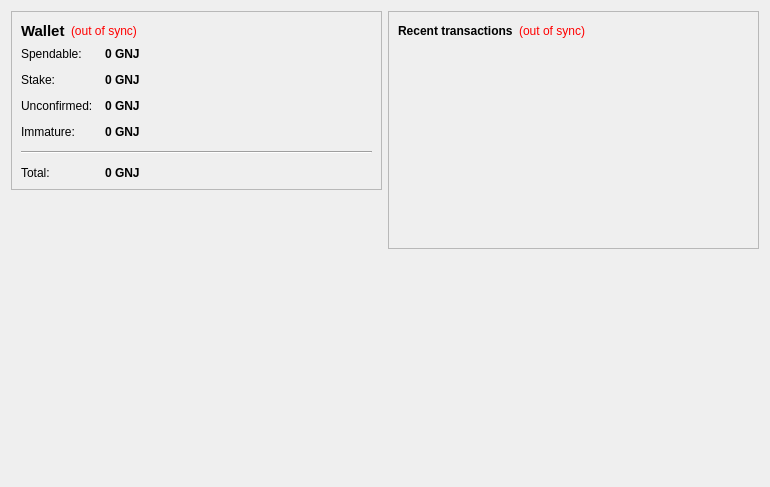
<?xml version="1.0" encoding="UTF-8"?>
<ui version="4.0">
 <class>OverviewPage</class>
 <widget class="QWidget" name="OverviewPage">
  <property name="geometry">
   <rect>
    <x>0</x>
    <y>0</y>
    <width>770</width>
    <height>487</height>
   </rect>
  </property>
  <property name="windowTitle">
   <string>Form</string>
  </property>
  <layout class="QHBoxLayout" name="horizontalLayout" stretch="1,1">
   <item>
    <layout class="QVBoxLayout" name="verticalLayout_2">
     <item>
      <widget class="QFrame" name="frame">
       <property name="frameShape">
        <enum>QFrame::StyledPanel</enum>
       </property>
       <property name="frameShadow">
        <enum>QFrame::Raised</enum>
       </property>
       <layout class="QVBoxLayout" name="verticalLayout_4">
        <item>
         <layout class="QHBoxLayout" name="horizontalLayout_4">
          <item>
           <widget class="QLabel" name="label_5">
            <property name="font">
             <font>
              <pointsize>11</pointsize>
              <weight>75</weight>
              <bold>true</bold>
             </font>
            </property>
            <property name="text">
             <string>Wallet</string>
            </property>
           </widget>
          </item>
          <item>
           <widget class="QLabel" name="labelWalletStatus">
            <property name="toolTip">
             <string>The displayed information may be out of date. Your wallet automatically synchronizes with the bitmo network after a connection is established, but this process has not completed yet.</string>
            </property>
            <property name="styleSheet">
             <string notr="true">QLabel { color: red; }</string>
            </property>
            <property name="text">
             <string notr="true">(out of sync)</string>
            </property>
            <property name="alignment">
             <set>Qt::AlignLeading|Qt::AlignLeft|Qt::AlignVCenter</set>
            </property>
           </widget>
          </item>
          <item>
           <spacer name="horizontalSpacer_2">
            <property name="orientation">
             <enum>Qt::Horizontal</enum>
            </property>
            <property name="sizeHint" stdset="0">
             <size>
              <width>40</width>
              <height>20</height>
             </size>
            </property>
           </spacer>
          </item>
         </layout>
        </item>
        <item>
         <layout class="QFormLayout" name="formLayout_2">
          <property name="fieldGrowthPolicy">
           <enum>QFormLayout::AllNonFixedFieldsGrow</enum>
          </property>
          <property name="horizontalSpacing">
           <number>12</number>
          </property>
          <property name="verticalSpacing">
           <number>12</number>
          </property>
          <item row="0" column="0">
           <widget class="QLabel" name="label">
            <property name="text">
             <string>Spendable:</string>
            </property>
           </widget>
          </item>
          <item row="0" column="1">
           <widget class="QLabel" name="labelBalance">
            <property name="font">
             <font>
              <weight>75</weight>
              <bold>true</bold>
             </font>
            </property>
            <property name="cursor">
             <cursorShape>IBeamCursor</cursorShape>
            </property>
            <property name="toolTip">
             <string>Your current spendable balance</string>
            </property>
            <property name="text">
             <string notr="true">0 GNJ</string>
            </property>
            <property name="textInteractionFlags">
             <set>Qt::LinksAccessibleByMouse|Qt::TextSelectableByKeyboard|Qt::TextSelectableByMouse</set>
            </property>
           </widget>
          </item>
          <item row="1" column="0">
           <widget class="QLabel" name="label_6">
            <property name="text">
             <string>Stake:</string>
            </property>
           </widget>
          </item>
          <item row="1" column="1">
           <widget class="QLabel" name="labelStake">
            <property name="font">
             <font>
              <weight>75</weight>
              <bold>true</bold>
             </font>
            </property>
            <property name="cursor">
             <cursorShape>IBeamCursor</cursorShape>
            </property>
            <property name="toolTip">
             <string>Total of coins that was staked, and do not yet count toward the current balance</string>
            </property>
            <property name="text">
             <string notr="true">0 GNJ</string>
            </property>
            <property name="textInteractionFlags">
             <set>Qt::LinksAccessibleByMouse|Qt::TextSelectableByKeyboard|Qt::TextSelectableByMouse</set>
            </property>
           </widget>
          </item>
          <item row="2" column="0">
           <widget class="QLabel" name="label_3">
            <property name="text">
             <string>Unconfirmed:</string>
            </property>
           </widget>
          </item>
          <item row="2" column="1">
           <widget class="QLabel" name="labelUnconfirmed">
            <property name="font">
             <font>
              <weight>75</weight>
              <bold>true</bold>
             </font>
            </property>
            <property name="cursor">
             <cursorShape>IBeamCursor</cursorShape>
            </property>
            <property name="toolTip">
             <string>Total of transactions that have yet to be confirmed, and do not yet count toward the current balance</string>
            </property>
            <property name="text">
             <string notr="true">0 GNJ</string>
            </property>
            <property name="textInteractionFlags">
             <set>Qt::LinksAccessibleByMouse|Qt::TextSelectableByKeyboard|Qt::TextSelectableByMouse</set>
            </property>
           </widget>
          </item>
          <item row="3" column="0">
           <widget class="QLabel" name="labelImmatureText">
            <property name="text">
             <string>Immature:</string>
            </property>
           </widget>
          </item>
          <item row="3" column="1">
           <widget class="QLabel" name="labelImmature">
            <property name="font">
             <font>
              <weight>75</weight>
              <bold>true</bold>
             </font>
            </property>
            <property name="toolTip">
             <string>Mined balance that has not yet matured</string>
            </property>
            <property name="text">
             <string notr="true">0 GNJ</string>
            </property>
            <property name="textInteractionFlags">
             <set>Qt::LinksAccessibleByMouse|Qt::TextSelectableByKeyboard|Qt::TextSelectableByMouse</set>
            </property>
           </widget>
          </item>
          <item row="4" column="0" colspan="2">
           <widget class="Line" name="line">
            <property name="orientation">
             <enum>Qt::Horizontal</enum>
            </property>
           </widget>
          </item>
          <item row="5" column="0">
           <widget class="QLabel" name="labelTotalText">
            <property name="text">
             <string>Total:</string>
            </property>
           </widget>
          </item>
          <item row="5" column="1">
           <widget class="QLabel" name="labelTotal">
            <property name="font">
             <font>
              <weight>75</weight>
              <bold>true</bold>
             </font>
            </property>
            <property name="cursor">
             <cursorShape>IBeamCursor</cursorShape>
            </property>
            <property name="toolTip">
             <string>Your current total balance</string>
            </property>
            <property name="text">
             <string notr="true">0 GNJ</string>
            </property>
            <property name="textInteractionFlags">
             <set>Qt::LinksAccessibleByMouse|Qt::TextSelectableByKeyboard|Qt::TextSelectableByMouse</set>
            </property>
           </widget>
          </item>
         </layout>
        </item>
       </layout>
      </widget>
     </item>
     <item>
      <spacer name="verticalSpacer">
       <property name="orientation">
        <enum>Qt::Vertical</enum>
       </property>
       <property name="sizeHint" stdset="0">
        <size>
         <width>20</width>
         <height>40</height>
        </size>
       </property>
      </spacer>
     </item>
     <item>
      <widget class="QLabel" name="label_2">
       <property name="autoFillBackground">
        <bool>true</bool>
       </property>
       <property name="text">
        <string/>
       </property>
       <property name="pixmap">
        <pixmap resource="../bitcoin.qrc">:/icons/coinbg</pixmap>
       </property>
       <property name="scaledContents">
        <bool>false</bool>
       </property>
       <property name="margin">
        <number>0</number>
       </property>
      </widget>
     </item>
    </layout>
   </item>
   <item>
    <layout class="QVBoxLayout" name="verticalLayout_3">
     <item>
      <widget class="QFrame" name="frame_2">
       <property name="frameShape">
        <enum>QFrame::StyledPanel</enum>
       </property>
       <property name="frameShadow">
        <enum>QFrame::Raised</enum>
       </property>
       <layout class="QVBoxLayout" name="verticalLayout">
        <item>
         <layout class="QHBoxLayout" name="horizontalLayout_2">
          <item>
           <widget class="QLabel" name="label_4">
            <property name="text">
             <string>&lt;b&gt;Recent transactions&lt;/b&gt;</string>
            </property>
           </widget>
          </item>
          <item>
           <widget class="QLabel" name="labelTransactionsStatus">
            <property name="toolTip">
             <string>The displayed information may be out of date. Your wallet automatically synchronizes with the bitmo network after a connection is established, but this process has not completed yet.</string>
            </property>
            <property name="styleSheet">
             <string notr="true">QLabel { color: red; }</string>
            </property>
            <property name="text">
             <string notr="true">(out of sync)</string>
            </property>
            <property name="alignment">
             <set>Qt::AlignRight|Qt::AlignTrailing|Qt::AlignVCenter</set>
            </property>
           </widget>
          </item>
          <item>
           <spacer name="horizontalSpacer">
            <property name="orientation">
             <enum>Qt::Horizontal</enum>
            </property>
            <property name="sizeHint" stdset="0">
             <size>
              <width>40</width>
              <height>20</height>
             </size>
            </property>
           </spacer>
          </item>
         </layout>
        </item>
        <item>
         <widget class="QListView" name="listTransactions">
          <property name="styleSheet">
           <string notr="true">QListView { background: transparent; }</string>
          </property>
          <property name="frameShape">
           <enum>QFrame::NoFrame</enum>
          </property>
          <property name="verticalScrollBarPolicy">
           <enum>Qt::ScrollBarAlwaysOff</enum>
          </property>
          <property name="horizontalScrollBarPolicy">
           <enum>Qt::ScrollBarAlwaysOff</enum>
          </property>
          <property name="selectionMode">
           <enum>QAbstractItemView::NoSelection</enum>
          </property>
         </widget>
        </item>
       </layout>
      </widget>
     </item>
     <item>
      <spacer name="verticalSpacer_2">
       <property name="orientation">
        <enum>Qt::Vertical</enum>
       </property>
       <property name="sizeHint" stdset="0">
        <size>
         <width>20</width>
         <height>40</height>
        </size>
       </property>
      </spacer>
     </item>
    </layout>
   </item>
  </layout>
 </widget>
 <resources/>
 <connections/>
</ui>
